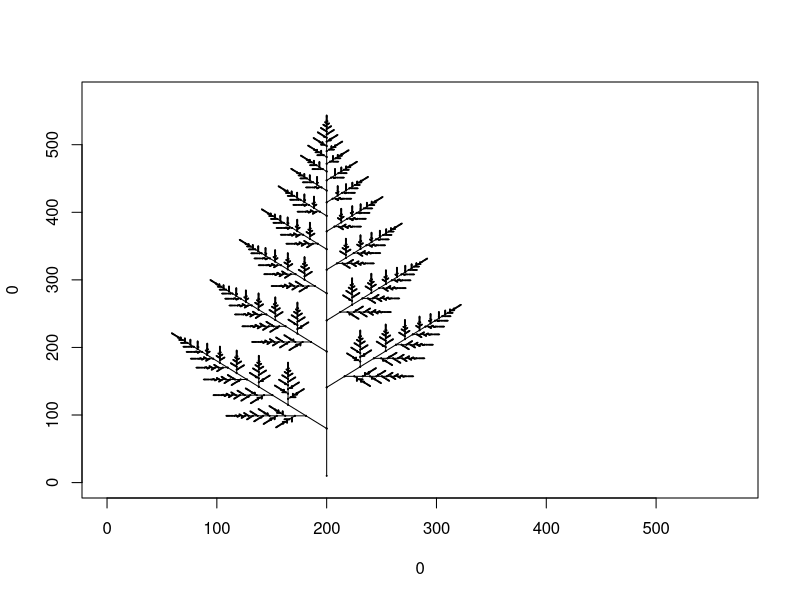

Here is the R script that generated this plot:
rm(list=ls())
graphics.off()

chaos_game <-  function(){
  A = c(0,0)
  B = c(3,4)
  C = c(4,1)
  P = list(A,B,C)
  move_point = A
  plot(0:4, 0:4, type = "n")
  points(x = move_point[1],y= move_point[2], cex = 0.2)
  for (i in (1:100000)) {
    direc = unlist(sample(P,1))
    move_point = c(((move_point[1] + direc[1])/2), ((move_point[2] + direc[2])/2))
    points(x = move_point[1], y = move_point[2], cex = 0.2)
  }
}


turtle <- function(start,direc,len){
  radians=direc * (pi/180)
  points(x = start[1], y= start[2], cex = 0.1)
  end = c(((len * (cos(radians)))+start[1]), ((len * sin(radians))+start[2]))
  x = c(start[1], end[1])
  y = c(start[2], end[2])
  lines(x, y)
  return(end)
}

elbow <- function(start,direc,len){
  first=turtle(start,direc,len)
  second=turtle(first,direc-45,0.95*len)
}

spiral <- function(start,direc,len){
  step=turtle(start,direc,len)
  spiral(step,direc-45,0.95*len)
}

spiral_2 <- function(start,direc,len){
  if (len > 0.2){
    step=turtle(start, direc, len)
    spiral_2(step, direc-45, 0.95*(len))
  }
}

tree <- function(start,direc,len){
  if (len > 0.7){
    step=turtle(start, direc, len)
    tree(step, direc-45, 0.65*(len))
    tree(step, direc+45, 0.65*(len))
  }
}

fern <- function(start,direc,len){
  if (len > 0.7){
    step=turtle(start, direc, len)
    fern(step, direc, 0.87*(len))
    fern(step, direc+45, 0.38*(len))
  }
}

fern_2 <- function(start,direc,len,dir){
  if (len > 0.7){
    if (dir==-1){
      step = turtle(start, direc, len)
      fern_2(step, direc-45, 0.38*(len),dir)
      fern_2(step, direc, 0.87*(len), -dir)
    }
    else if(dir==1){
      step = turtle(start, direc, len)
      fern_2(step, direc+45, 0.38*(len),dir)
      fern_2(step, direc, 0.87*(len), -dir)
    }
  }
}

plot(0,0,xlim=c(0,570),ylim=c(0,570),type="n")
fern_2(c(200,10),90,70,1)
